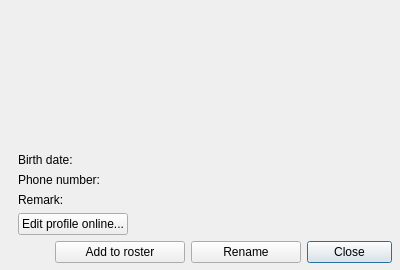
<?xml version="1.0" encoding="UTF-8"?>
<ui version="4.0">
 <class>SimpleVCardDialog</class>
 <widget class="QDialog" name="SimpleVCardDialog">
  <property name="geometry">
   <rect>
    <x>0</x>
    <y>0</y>
    <width>400</width>
    <height>270</height>
   </rect>
  </property>
  <property name="minimumSize">
   <size>
    <width>400</width>
    <height>270</height>
   </size>
  </property>
  <property name="windowTitle">
   <string>Dialog</string>
  </property>
  <layout class="QVBoxLayout" name="verticalLayout_2">
   <property name="leftMargin">
    <number>18</number>
   </property>
   <property name="topMargin">
    <number>16</number>
   </property>
   <property name="rightMargin">
    <number>8</number>
   </property>
   <property name="bottomMargin">
    <number>7</number>
   </property>
   <item>
    <layout class="QHBoxLayout" name="rosterInfoLayout" stretch="1,0">
     <property name="leftMargin">
      <number>1</number>
     </property>
     <property name="topMargin">
      <number>3</number>
     </property>
     <property name="rightMargin">
      <number>24</number>
     </property>
     <item>
      <layout class="QVBoxLayout" name="commonInfoLayout">
       <item>
        <layout class="QHBoxLayout" name="statusLayout">
         <item>
          <widget class="QLabel" name="status">
           <property name="sizePolicy">
            <sizepolicy hsizetype="Fixed" vsizetype="Fixed">
             <horstretch>0</horstretch>
             <verstretch>0</verstretch>
            </sizepolicy>
           </property>
           <property name="minimumSize">
            <size>
             <width>16</width>
             <height>16</height>
            </size>
           </property>
           <property name="maximumSize">
            <size>
             <width>16</width>
             <height>16</height>
            </size>
           </property>
           <property name="text">
            <string/>
           </property>
          </widget>
         </item>
         <item>
          <widget class="QLabel" name="statusText">
           <property name="text">
            <string/>
           </property>
          </widget>
         </item>
        </layout>
       </item>
       <item>
        <widget class="QLabel" name="name">
         <property name="text">
          <string/>
         </property>
         <property name="wordWrap">
          <bool>true</bool>
         </property>
        </widget>
       </item>
       <item>
        <widget class="QLabel" name="mood">
         <property name="sizePolicy">
          <sizepolicy hsizetype="Preferred" vsizetype="Expanding">
           <horstretch>0</horstretch>
           <verstretch>0</verstretch>
          </sizepolicy>
         </property>
         <property name="text">
          <string/>
         </property>
         <property name="wordWrap">
          <bool>true</bool>
         </property>
        </widget>
       </item>
      </layout>
     </item>
     <item>
      <layout class="QVBoxLayout" name="verticalLayout">
       <property name="topMargin">
        <number>8</number>
       </property>
       <item>
        <widget class="QLabel" name="avatarLabel">
         <property name="sizePolicy">
          <sizepolicy hsizetype="Fixed" vsizetype="Fixed">
           <horstretch>0</horstretch>
           <verstretch>0</verstretch>
          </sizepolicy>
         </property>
         <property name="minimumSize">
          <size>
           <width>48</width>
           <height>48</height>
          </size>
         </property>
         <property name="maximumSize">
          <size>
           <width>48</width>
           <height>48</height>
          </size>
         </property>
         <property name="text">
          <string/>
         </property>
        </widget>
       </item>
       <item>
        <spacer name="verticalSpacer">
         <property name="orientation">
          <enum>Qt::Vertical</enum>
         </property>
         <property name="sizeHint" stdset="0">
          <size>
           <width>20</width>
           <height>40</height>
          </size>
         </property>
        </spacer>
       </item>
      </layout>
     </item>
    </layout>
   </item>
   <item>
    <layout class="QFormLayout" name="vcardInfoLayout">
     <property name="fieldGrowthPolicy">
      <enum>QFormLayout::AllNonFixedFieldsGrow</enum>
     </property>
     <item row="0" column="0">
      <widget class="QLabel" name="bdCaption">
       <property name="text">
        <string>Birth date:</string>
       </property>
      </widget>
     </item>
     <item row="0" column="1">
      <widget class="QLabel" name="birthDateLabel">
       <property name="text">
        <string/>
       </property>
      </widget>
     </item>
     <item row="1" column="0">
      <widget class="QLabel" name="phoneCaption">
       <property name="text">
        <string>Phone number:</string>
       </property>
      </widget>
     </item>
     <item row="1" column="1">
      <widget class="QLabel" name="phoneLabel">
       <property name="text">
        <string/>
       </property>
      </widget>
     </item>
     <item row="2" column="0">
      <widget class="QLabel" name="remarkCaption">
       <property name="text">
        <string>Remark:</string>
       </property>
      </widget>
     </item>
     <item row="2" column="1">
      <widget class="QLabel" name="remarkLabel">
       <property name="maximumSize">
        <size>
         <width>16777215</width>
         <height>200</height>
        </size>
       </property>
       <property name="text">
        <string/>
       </property>
       <property name="textFormat">
        <enum>Qt::PlainText</enum>
       </property>
       <property name="alignment">
        <set>Qt::AlignLeading|Qt::AlignLeft|Qt::AlignTop</set>
       </property>
       <property name="wordWrap">
        <bool>true</bool>
       </property>
      </widget>
     </item>
    </layout>
   </item>
   <item>
    <layout class="QHBoxLayout" name="editProfileLayout">
     <item>
      <widget class="QPushButton" name="editOnline">
       <property name="cursor">
        <cursorShape>PointingHandCursor</cursorShape>
       </property>
       <property name="text">
        <string>Edit profile online...</string>
       </property>
       <property name="autoDefault">
        <bool>false</bool>
       </property>
      </widget>
     </item>
     <item>
      <spacer name="horizontalSpacer_2">
       <property name="orientation">
        <enum>Qt::Horizontal</enum>
       </property>
       <property name="sizeHint" stdset="0">
        <size>
         <width>40</width>
         <height>20</height>
        </size>
       </property>
      </spacer>
     </item>
    </layout>
   </item>
   <item>
    <layout class="QHBoxLayout" name="buttonsLayout">
     <item>
      <spacer name="horizontalSpacer">
       <property name="orientation">
        <enum>Qt::Horizontal</enum>
       </property>
       <property name="sizeHint" stdset="0">
        <size>
         <width>40</width>
         <height>20</height>
        </size>
       </property>
      </spacer>
     </item>
     <item>
      <widget class="QPushButton" name="addToRosterButton">
       <property name="sizePolicy">
        <sizepolicy hsizetype="Fixed" vsizetype="Fixed">
         <horstretch>0</horstretch>
         <verstretch>0</verstretch>
        </sizepolicy>
       </property>
       <property name="minimumSize">
        <size>
         <width>130</width>
         <height>0</height>
        </size>
       </property>
       <property name="text">
        <string>Add to roster</string>
       </property>
       <property name="autoDefault">
        <bool>false</bool>
       </property>
      </widget>
     </item>
     <item>
      <widget class="QPushButton" name="renameButton">
       <property name="sizePolicy">
        <sizepolicy hsizetype="Fixed" vsizetype="Fixed">
         <horstretch>0</horstretch>
         <verstretch>0</verstretch>
        </sizepolicy>
       </property>
       <property name="minimumSize">
        <size>
         <width>110</width>
         <height>0</height>
        </size>
       </property>
       <property name="text">
        <string>Rename</string>
       </property>
       <property name="autoDefault">
        <bool>false</bool>
       </property>
      </widget>
     </item>
     <item>
      <widget class="QPushButton" name="closeButton">
       <property name="minimumSize">
        <size>
         <width>85</width>
         <height>0</height>
        </size>
       </property>
       <property name="text">
        <string>Close</string>
       </property>
       <property name="autoDefault">
        <bool>false</bool>
       </property>
       <property name="default">
        <bool>true</bool>
       </property>
      </widget>
     </item>
    </layout>
   </item>
  </layout>
 </widget>
 <resources/>
 <connections/>
</ui>
